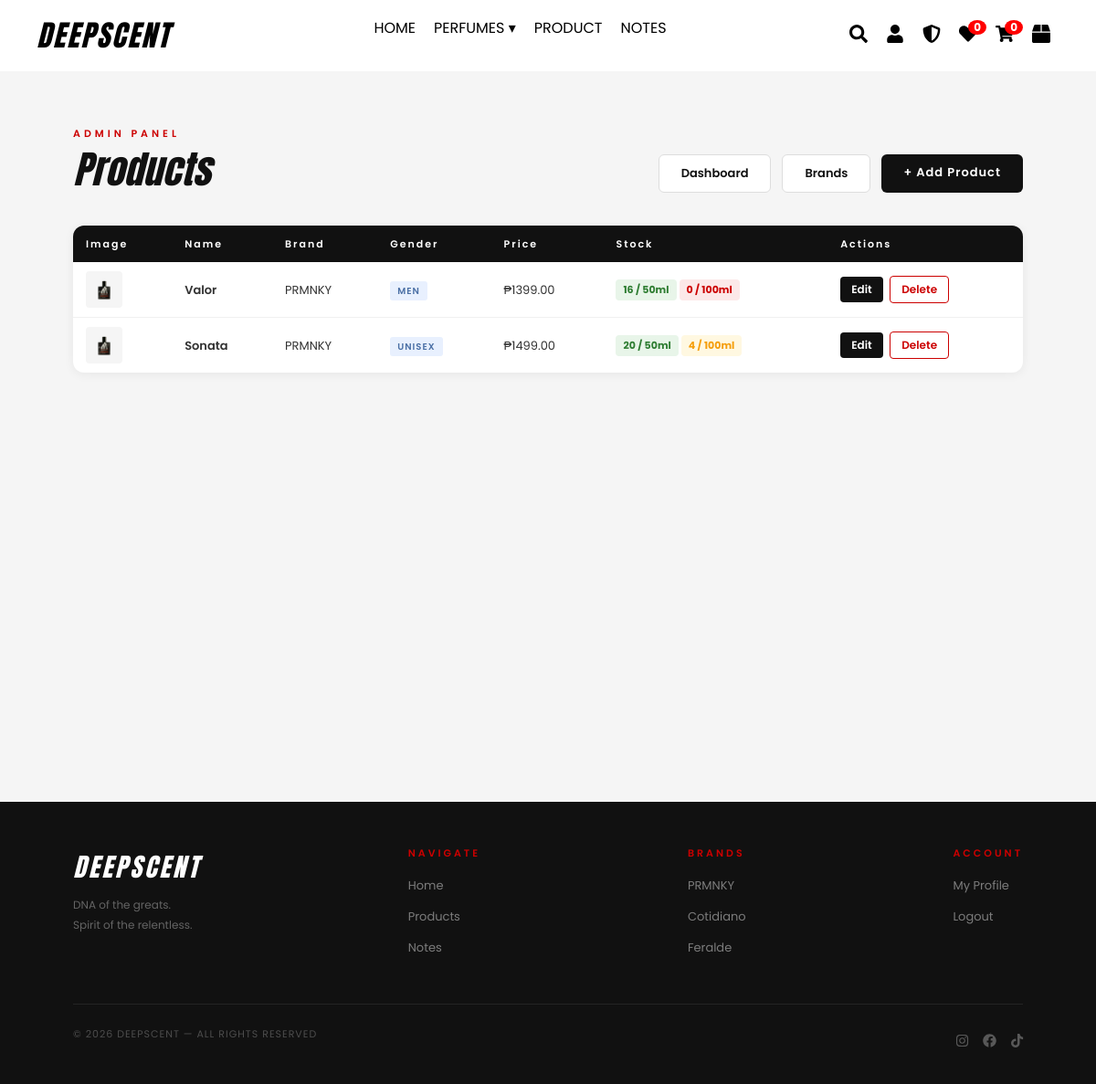
Page /admin/products (signed in) on the earlier database version.
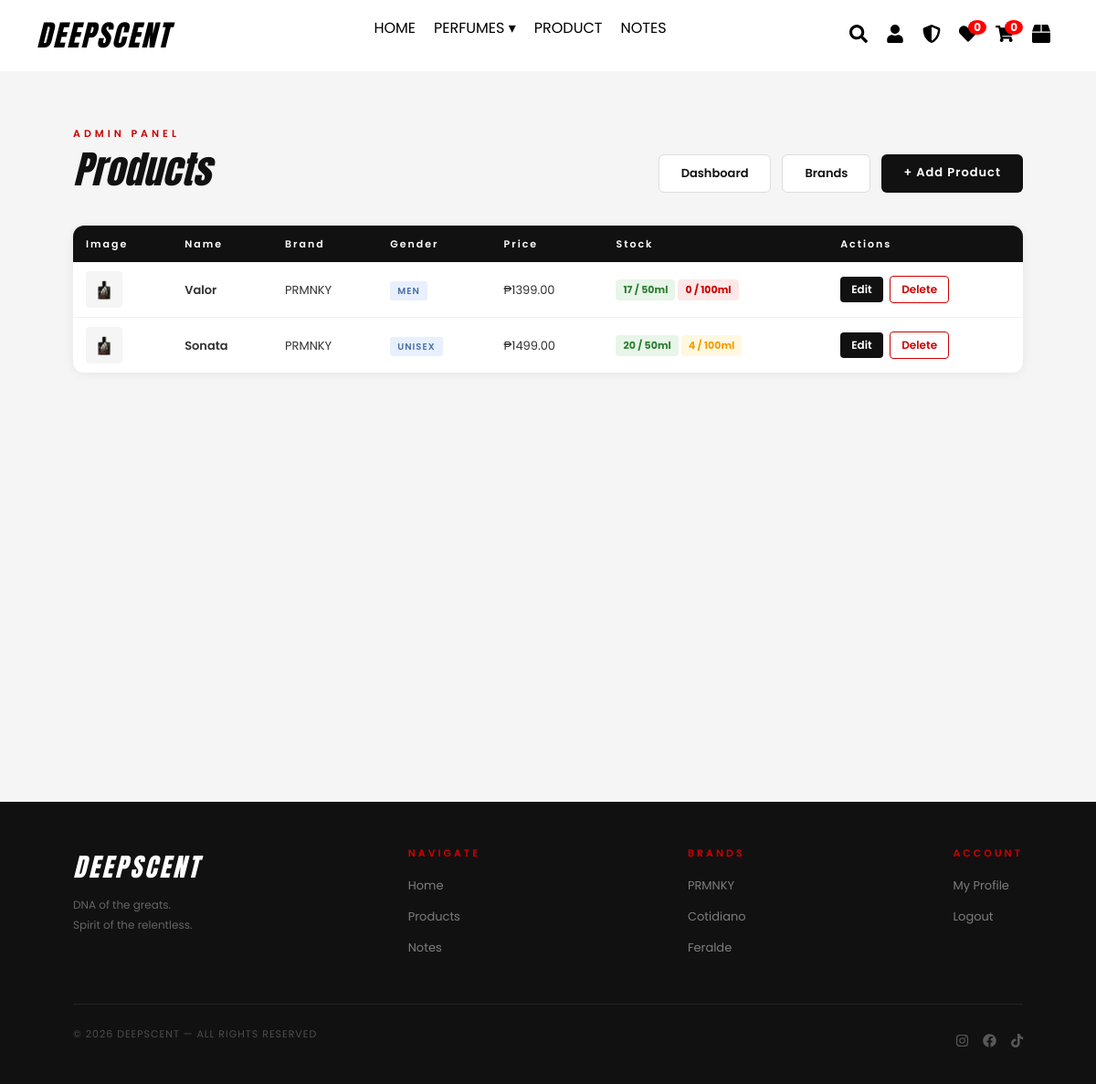
Same page on the later database version.
### website/models.py (models this page shows)
class Product(db.Model):
    id = db.Column(db.Integer, primary_key=True)
    name = db.Column(db.String(100), nullable=False)
    description = db.Column(db.Text, nullable=False)
    price = db.Column(db.Float, nullable=False)
    stock_50ml = db.Column(db.Integer, default=0)
    stock_100ml = db.Column(db.Integer, default=0)
    price_100ml = db.Column(db.Float, nullable=True)
    discount = db.Column(db.Integer, default=0)  # percentage e.g. 10 = 10%
    image = db.Column(db.String(100), nullable=False)
    brand = db.Column(db.String(50), nullable=False)
    gender = db.Column(db.String(20), default='UNISEX')

### website/admin.py (the view)
@admin.route("/products")
@login_required
def admin_products():
    if not current_user.is_admin:
        abort(403)  # block non-admins
    products = Product.query.all()
    return render_template("admin_products.html", products=products)

### website/templates/admin_products.html (shortened to what this page needs)
{% extends "base.html" %}
{% block content %}
<section class="admin-page">
    <div class="admin-header">
        <div>
            <p class="section-label">ADMIN PANEL</p>
            <h1 class="admin-title">Products</h1>
        </div>
        <div style="display:flex;gap:12px;">
            <a href="{{ url_for('admin.dashboard') }}" class="admin-btn-secondary">Dashboard</a>
            <a href="{{ url_for('admin.admin_brands') }}" class="admin-btn-secondary">Brands</a>
            <a href="{{ url_for('admin.add_product') }}" class="admin-btn-add">+ Add Product</a>
        </div>
    </div>
    <div class="admin-table-wrap">
        <table class="admin-table">
            <thead>
                <tr>
                    <th>Image</th>
                    <th>Name</th>
                    <th>Brand</th>
                    <th>Gender</th>
                    <th>Price</th>
                    <th>Stock</th>
                    <th>Actions</th>
                </tr>
            </thead>
            <tbody>
                {% for product in products %}
                <tr>
                    <td><img src="{{ url_for('static', filename='uploads/' ~ product.image) }}" alt="{{ product.name }}" class="admin-thumb"></td>
                    <td class="product-name-cell">{{ product.name }}</td>
                    <td>{{ product.brand }}</td>
                    <td><span class="tag tag-gender">{{ product.gender or 'UNISEX' }}</span></td>
                    <td>₱{{ "%.2f"|format(product.price) }}</td>
                    <td>
                        <span class="stock-badge {% if (product.stock_50ml or 0) == 0 %}stock-out{% elif (product.stock_50ml or 0) < 5 %}stock-low{% else %}stock-ok{% endif %}">{{ product.stock_50ml or 0 }} / 50ml</span>{% if product.price_100ml %}<span class="stock-badge {% if (product.stock_100ml or 0) == 0 %}stock-out{% elif (product.stock_100ml or 0) < 5 %}stock-low{% else %}stock-ok{% endif %}">{{ product.stock_100ml or 0 }} / 100ml</span>{% endif %}
                    </td>
                    <td>
                        <a href="{{ url_for('admin.edit_product', id=product.id) }}" class="btn-edit">Edit</a>
                        <a href="#" class="btn-delete" onclick="showDeleteModal(this.dataset.name, this.dataset.url)" data-name="{{ product.name }}" data-url="{{ url_for('admin.delete_product', id=product.id) }}">Delete</a>
                    </td>
                </tr>
                {% else %}
                <tr><td colspan="7" class="empty-row">No products yet. Add one!</td></tr>
                {% endfor %}
            </tbody>
        </table>
    </div>
</section>
{% endblock %}

Differences in the rows shown:
changed Product "Valor": stock_50ml "16" → "17"
